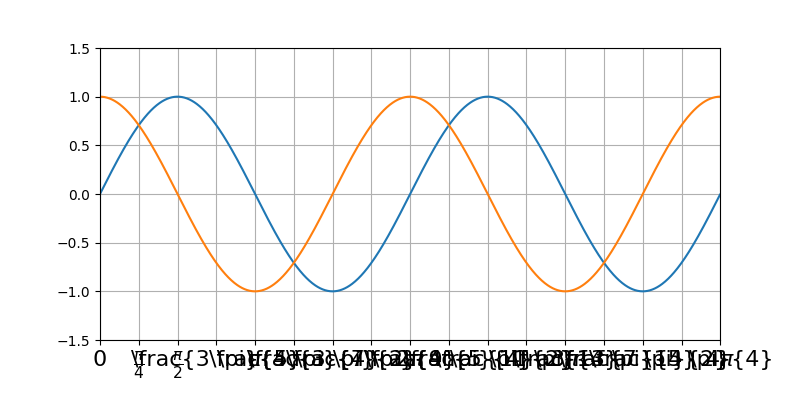

The Python source for this figure:
#!/usr/bin/env python
# _*_ coding: utf-8 _*_

"""document of the module"""


import scipy
import numpy as np
import matplotlib as mpl
import matplotlib.pyplot as plt
from fractions import Fraction
from matplotlib.ticker import MultipleLocator, FuncFormatter


x = np.arange(0, 4*np.pi, 0.01)
fig, ax = plt.subplots(figsize=(8, 4))
plt.plot(x, np.sin(x), x, np.cos(x))


def pi_formatter(x, pos):
    frac = Fraction(int(np.round(x/(np.pi/4))), 4)
    d, n = frac.denominator, frac.numerator
    if frac == 0:
        return "0"
    elif frac == 1:
        return "$\pi$"
    elif d == 1:
        return r"${%d} \pi$" % n
    elif n == 1:
        return r"$\frac{\pi}{%d}$" % d
    return r"\frac{%d \pi}{%d}" % (n, d)


plt.ylim(-1.5, 1.5)
plt.xlim(0, np.max(x))

plt.subplots_adjust(bottom=0.15)

plt.grid()

ax.xaxis.set_major_locator(MultipleLocator(np.pi/4))

ax.xaxis.set_major_formatter(FuncFormatter(pi_formatter))

# ax.xaxis.set_minor_locator(MultipleLocator(np.pi/20))

for tick in ax.xaxis.get_major_ticks():
    tick.label1.set_fontsize(16)


plt.savefig("locator", ftm="png")
plt.show()
